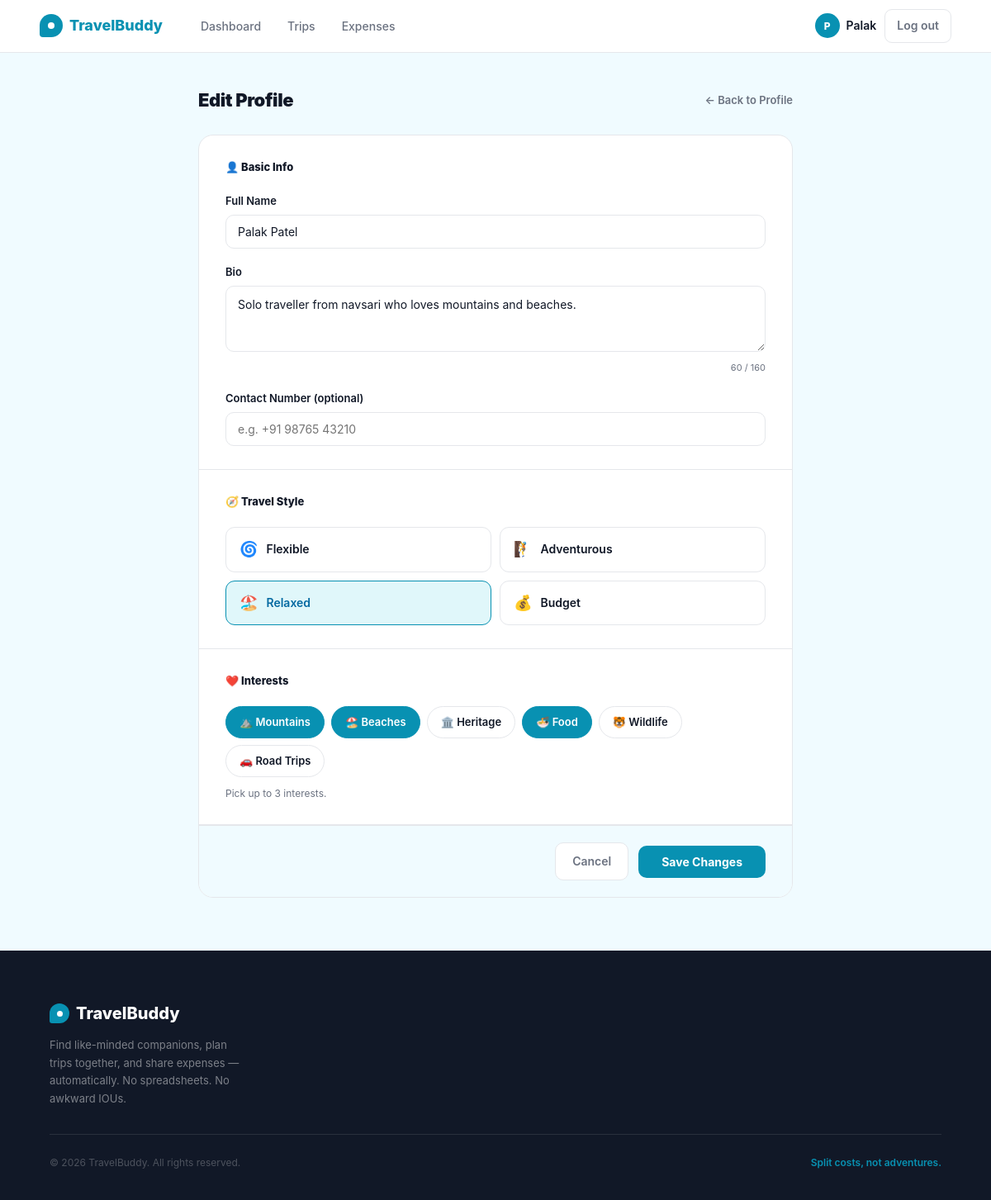
Page /profile/edit (signed in) on the earlier database version.
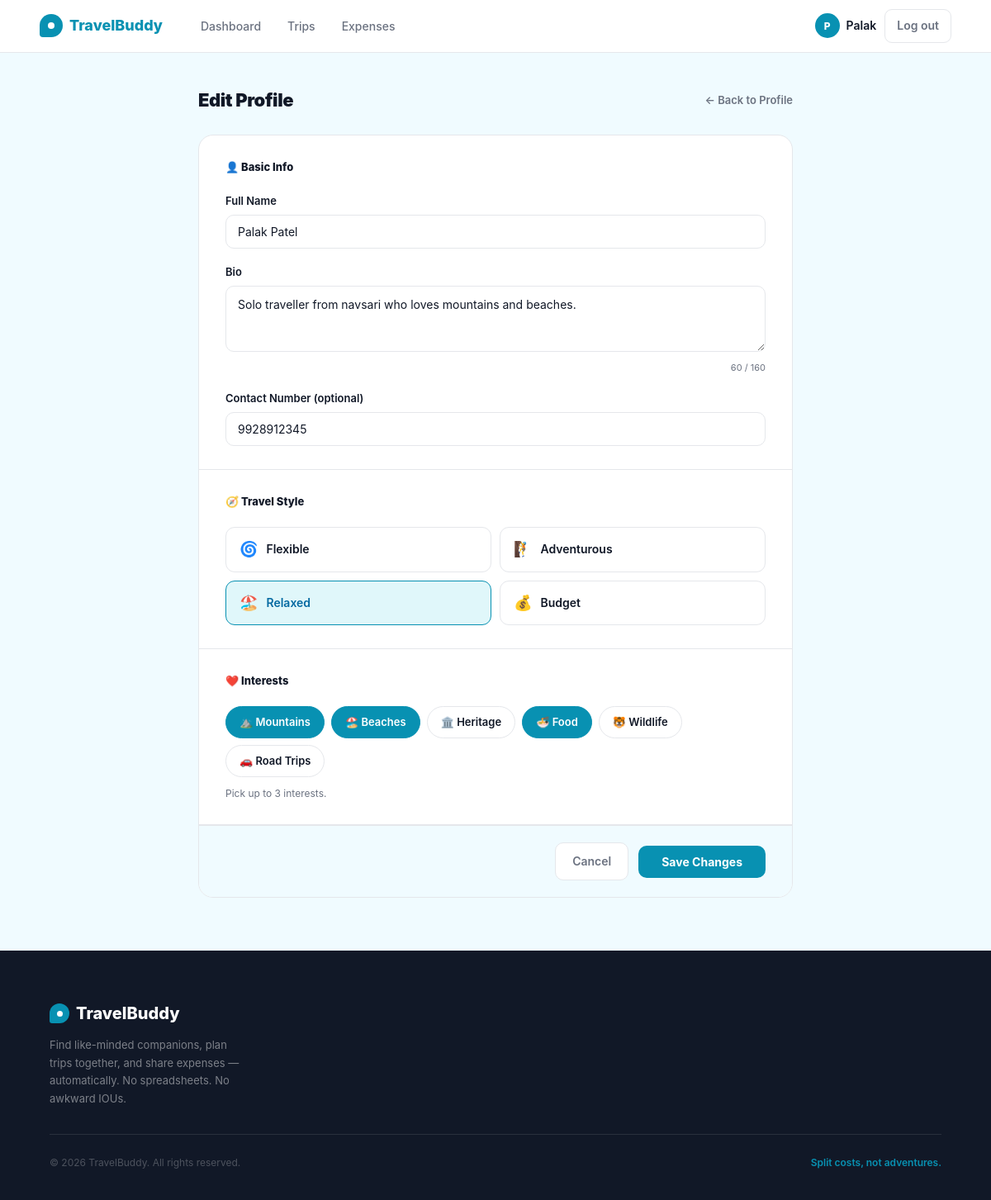
Same page on the later database version.
### app/models.py (models this page shows, shortened)
class User(db.Model, UserMixin):
    __tablename__ = 'users'
    id             = db.Column(db.Integer, primary_key=True)
    name           = db.Column(db.String(100), nullable=False)
    email          = db.Column(db.String(150), unique=True, nullable=False)
    password_hash  = db.Column(db.String(255), nullable=False)
    travel_style   = db.Column(db.String(50), default='flexible')
    bio            = db.Column(db.Text, default='')
    interests      = db.Column(db.String(255), default='')
    phone          = db.Column(db.String(20), default='')
    created_at     = db.Column(db.DateTime, default=lambda: datetime.now(timezone.utc))
    def interests_list(self):
        return [i.strip() for i in self.interests.split(',') if i.strip()] if self.interests else []
    owned_trips    = db.relationship('Trip', back_populates='owner', lazy='dynamic')
    memberships    = db.relationship('TripMember', back_populates='user', lazy='dynamic')
    expenses_paid  = db.relationship('Expense', back_populates='paid_by', lazy='dynamic')

### app/profile/routes.py (the view, shortened to what this page needs)
@profile.route('/profile/edit', methods=['GET', 'POST'])
@login_required
def edit():
    form = ProfileForm(obj=current_user)
    selected_interests = current_user.interests_list()
    return render_template('profile/edit.html',
                           form=form,
                           all_interests=INTERESTS,
                           selected_interests=selected_interests)

### app/profile/forms.py
class ProfileForm(FlaskForm):
    name = StringField('Full Name', validators=[
        DataRequired(message='Name is required.'),
        Length(min=2, max=100, message='Name must be between 2 and 100 characters.')
    ])
    bio = TextAreaField('Bio', validators=[
        Optional(),
        Length(max=160, message='Bio must be 160 characters or fewer.')
    ])
    travel_style = SelectField('Travel Style', choices=TRAVEL_STYLES, validators=[
        DataRequired()
    ])
    phone = StringField('Contact Number (optional)', validators=[
        Optional(),
        Regexp(r'^[0-9+\-\s]{7,15}$', message='Enter a valid phone number.')
    ])
    submit = SubmitField('Save Changes')

### app/models.py (called while the page is built)
@login_manager.user_loader
def load_user(user_id):
    return db.session.get(User, int(user_id))

### app/templates/profile/edit.html (shortened to what this page needs)
{% extends "base.html" %}
{% block content %}
<div class="profile-page">
  <div class="profile-inner">
    <div class="page-header">
      <h1 class="page-title">Edit Profile</h1>
      <a href="{{ url_for('profile.view') }}" class="btn-back">← Back to Profile</a>
    </div>
    <form method="POST" action="{{ url_for('profile.edit') }}" novalidate id="profileForm">
      <div class="edit-card">
        <div class="edit-section">
          <div class="edit-section-title">👤 Basic Info</div>
          <div class="form-group">
            {{ form.name.label }}
            {{ form.name(placeholder="Your full name",
                         class="input-error" if form.name.errors else "") }}
          </div>
          <div class="form-group">
            {{ form.bio.label }}
            {{ form.bio(placeholder="e.g. Solo traveller from Surat who loves mountains and street food.",
                        maxlength=160,
                        class="input-error" if form.bio.errors else "",
                        id="bioField") }}
            <div class="char-hint"><span id="charCount">0</span> / 160</div>
          </div>
          <div class="form-group">
            {{ form.phone.label }}
            {{ form.phone(placeholder="e.g. +91 98765 43210", class="input-error" if form.phone.errors else "") }}
          </div>
        </div>
        <div class="edit-section">
          <div class="edit-section-title">🧭 Travel Style</div>
          <div class="style-options">
            {% set style_meta = [
              ('flexible',    '🌀', 'Flexible'),
              ('adventurous', '🧗', 'Adventurous'),
              ('relaxed',     '🏖️', 'Relaxed'),
              ('budget',      '💰', 'Budget'),
            ] %}
            {% for value, icon, label in style_meta %}
              <div class="style-option">
                <label for="style_{{ value }}" class="style-label">
                  <span class="style-icon">{{ icon }}</span>
                  {{ label }}
                </label>
              </div>
            {% endfor %}
          </div>
        </div>
        <div class="edit-section">
          <div class="edit-section-title">❤️ Interests</div>
          {% set interest_icons = {
            'Mountains':  '⛰️',
            'Beaches':    '🏖️',
            'Heritage':   '🏛️',
            'Food':       '🍜',
            'Wildlife':   '🐯',
            'Road Trips': '🚗'
          } %}
          <div class="interest-options" id="interestGroup">
            {% for interest in all_interests %}
              <div class="interest-option">
                <label for="int_{{ loop.index }}" class="interest-label">
                  {{ interest_icons.get(interest, '✨') }} {{ interest }}
                </label>
              </div>
            {% endfor %}
          </div>
          <p class="interest-hint">Pick up to 3 interests.</p>
        </div>
        <div class="edit-actions">
          <a href="{{ url_for('profile.view') }}" class="btn-cancel">Cancel</a>
          <button type="submit" class="btn-save">Save Changes</button>
        </div>
      </div>
    </form>
  </div>
</div>
{% endblock %}

### app/templates/base.html (shortened to what this page needs)
<!DOCTYPE html>
<html lang="en">
<head>
</head>
<body>
<nav>
  <a href="{{ url_for('main.home') }}" class="logo">
    <div class="logo-icon"></div>
    TravelBuddy
  </a>
  {% if current_user.is_authenticated %}
    <ul class="nav-links">
      <li><a href="{{ url_for('dashboard.index') }}" {% if request.endpoint == 'dashboard.index' %}class="active"{% endif %}>Dashboard</a></li>
      <li><a href="{{ url_for('trips.index') }}" {% if request.endpoint and request.endpoint.startswith('trips.') %}class="active"{% endif %}>Trips</a></li>
      <li><a href="{{ url_for('expenses.my_expenses') }}" {% if request.endpoint == 'expenses.my_expenses' %}class="active"{% endif %}>Expenses</a></li>
    </ul>
    <div class="nav-right">
      <div class="nav-user">
        <div class="nav-avatar">{{ current_user.name[0].upper() }}</div>
        <a href="{{ url_for('profile.view') }}" style="color:inherit;">{{ current_user.name.split()[0] }}</a>
      </div>
      <a href="{{ url_for('auth.logout') }}" class="btn-logout">Log out</a>
    </div>
  {% endif %}
</nav>
{% block content %}{% endblock %}
<footer>
  <div class="footer-inner">
    <div class="footer-top">
      <div class="footer-brand">
        <div class="footer-logo">
          <div class="footer-logo-icon"></div>
          TravelBuddy
        </div>
        <p>Find like-minded companions, plan trips together, and share expenses — automatically. No spreadsheets. No awkward IOUs.</p>
      </div>
    </div>
    <div class="footer-bottom">
      <p class="footer-copy">© 2026 TravelBuddy. All rights reserved.</p>
      <p class="footer-tagline-bottom">Split costs, not adventures.</p>
    </div>
  </div>
</footer>
</body>
</html>

Differences in the rows shown:
changed User "Palak": phone (not shown) → "9928912345"
